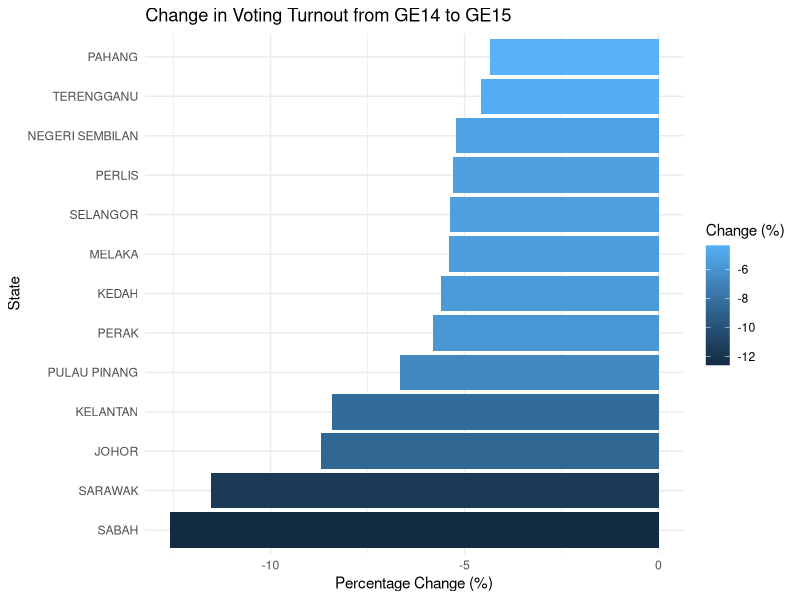

Recreate this plot in R.
## ---- chunk 1
library(readr)
library(readxl)
library(tidyverse)
library(dplyr)
democracy <-  read_csv("DATA/democracy-index-by-source.csv")
voter_turnout_14 <- read_csv("DATA/VOTER TURNOUT OF GE12,GE13 AND GE14.csv")
voting_age <- read_excel("DATA/voting age.xls")
malaysia_gdp <- read_csv("DATA/gdp_gni_annual_nominal.csv")
voter_turnout_15 <- read_csv("DATA/MALAYSIA_GE15_PARLIAMENT_ELECTIONS_v25122022.csv")


## ---- chunk 2
democracy <- democracy |>
  filter(Entity == "Malaysia",
         Year >= 2017)
democracy

voting_age <- voting_age |> 
  filter(Date >= 2014)
voting_age |> 
  mutate(general_election = ifelse(Date == "2022-01-01", "ge15", "ge14")) |> 
  select(-Date)


malaysia_gdp <- malaysia_gdp |> 
  filter(series == 'growth_yoy', 
         date >= 2010-01-01)
malaysia_gdp

## ---- chunk 3
voter_turnout_14 <- voter_turnout_14 |>
  mutate(`GE14 VOTERS (2018)` = as.numeric(`GE14 VOTERS (2018)`),
         `GE 14 VOTER TURNOUT (2018)` = as.numeric(`GE 14 VOTER TURNOUT (2018)`))


voter_turnout_14 <- voter_turnout_14 |>
  group_by(STATE) |>
  summarise(total_voters = sum(`GE14 VOTERS (2018)`, na.rm = TRUE),
            total_turnout = sum(`GE 14 VOTER TURNOUT (2018)`, na.rm = TRUE)) |>
  mutate(percentage_turnout = (total_turnout / total_voters) * 100)


voter_turnout_14

## ---- chunk 4
voter_turnout_15 <- voter_turnout_15 |>
  group_by(STATE) |>
  summarise(total_voters = sum(`TOTAL ELECTORATE`, na.rm = TRUE),
            average_turnout_percentage = mean(`TURNOUT (%)`, na.rm = TRUE))

voter_turnout_15

## ---- chunk 5
voter_turnout <- inner_join(voter_turnout_14, voter_turnout_15, by = "STATE") 
voter_turnout

voter_turnout <- voter_turnout |>
  rename(
    state = `STATE`,
    total_voters_14 = `total_voters.x`,           
    total_vote_14 = `total_turnout`,           
    pct_turnout_14 = `percentage_turnout`,         
    total_vote_15 = `total_voters.y`,           
    pct_turnout_15 = `average_turnout_percentage` 
  ) |> 
  select(-total_voters_14)|> 
  mutate(pct_diff = pct_turnout_15 - pct_turnout_14)
voter_turnout
## ---- chunk 6
library(ggplot2)

voter_turnout <- voter_turnout |>
  mutate(pct_change = pct_turnout_15 - pct_turnout_14)

ggplot(voter_turnout, aes(x = reorder(state, pct_change), y = pct_change, fill = pct_change)) +
  geom_bar(stat = "identity") +
  coord_flip() +  
  theme_minimal() +
  labs(title = "Change in Voting Turnout from GE14 to GE15",
       x = "State",
       y = "Percentage Change (%)",
       fill = "Change (%)")

